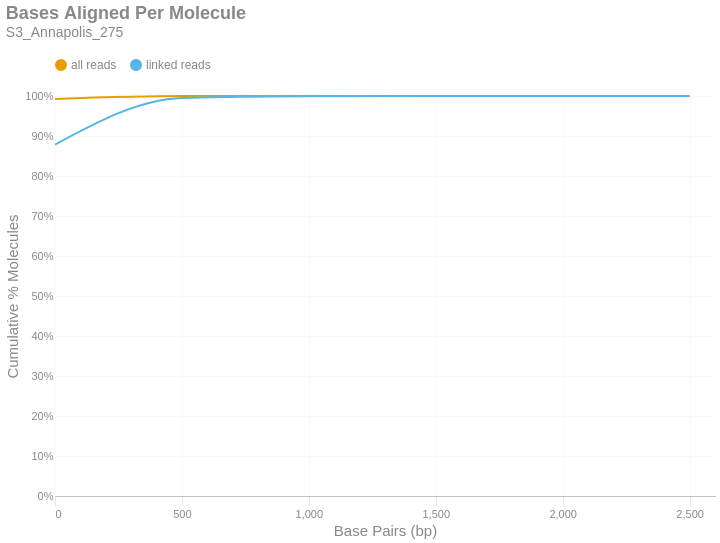

The code cell stored with this chart in its notebook:
### Markdown cell above
### Bases Aligned Per Molecule
This is a cumulative frequency distribution showing the number of base pairs aligned per unique molecule. These data are shown in 500 bp bins. There are two distributions: one with `all reads` (yellow) and another with only `linked reads` (blue). The percent of molecules in the `linked reads` distribution is relative to the total number of linked molecules.

### Code cell
if SKIPLR:
    print_html(f"Skipped")
else:
    binned_df = consolidated_hist(valids['aligned_bp'], mask, 500, True)
    with SafeRender(binned_df):
        (
            density_plot(binned_df, 'Bases Aligned Per Molecule', samplename, 'basesper')
            .encode(
                x=alt.X('bin:Q', title="Base Pairs (bp)").axis(tickMinStep=500).scale(padding=0),
                y=alt.Y('value:Q', title='Cumulative % Molecules')
                    .axis(format='%')
                    .scale(domain = [0,1])
                    .stack(False),
                color=alt.Color("key:N").scale(domain = ["all reads", "linked reads"]),
                tooltip = [
                    alt.Tooltip("key:N", title = "Data Type"),
                    alt.Tooltip("range_label:N", title="Bases Aligned Per Molecule"),
                    alt.Tooltip("value:Q", format = ".2%", title="% Molecules (Cum.)")
                ]
            )
        ).display()

### Figure 1 — Vega-Lite specification as saved in the notebook (floating-point values rounded to 4 significant figures)
{"width": "container", "height": 400, "config": {"title": {"anchor": "start", "dy": -15, "fontSize": 18, "color": "#888888", "subtitleColor": "#888888", "subtitleFontSize": 14}, "arc": {"fill": "#0072B2"}, "axis": {"domainColor": "#888888", "domainWidth": 0.5, "gridWidth": 0.2, "grid": false, "titleFontWeight": 400, "titleFontSize": 15, "labelFontSize": 11, "labelColor": "#888888", "tickColor": "#888888", "tickWidth": 0.2, "titleColor": "#888888"}, "axisBand": {"grid": false}, "axisX": {"grid": true, "tickSize": 10, "domainCap": "round"}, "axisY": {"domain": false, "grid": true, "tickSize": 0, "domainCap": "round"}, "background": "transparent", "header": {"labelFontSize": 15, "labelColor": "#888888", "titleFontSize": 15, "titleFontWeight": 600, "titleColor": "#888888"}, "legend": {"labelFont": "sans-serif", "labelFontSize": 12, "labelColor": "#888888", "symbolSize": 100, "symbolType": "circle", "titleFontSize": 12, "titlePadding": 10, "titleColor": "#888888", "title": null, "orient": "top"}, "range": {"category": ["#E69F00", "#56B4E9", "#009E73", "#F0E442", "#0072B2", "#D55E00", "#CC79A7", "#000000"], "diverging": ["#cfe8f3", "#a2d4ec", "#73bfe2", "#46abdb", "#1696d2", "#12719e"]}, "area": {"fill": "#0072B2", "fillOpacity": 0.7, "line": true, "strokeOpacity": 0.7}, "line": {"color": "#0072B2", "stroke": "#0072B2", "strokeWidth": 2}, "trail": {"color": "#0072B2", "stroke": "#0072B2", "strokeWidth": 0, "size": 1}, "point": {"filled": true, "fillOpacity": 1.0, "size": 95}, "text": {"color": "#888888", "fontSize": 11, "align": "right", "fontWeight": 400, "size": 11}, "bar": {"fill": "#0072B2", "stroke": null}, "view": {"stroke": null, "continuousWidth": 660, "continuousHeight": 400}}, "data": {"name": "data-3a48b30a61511d3371c798087d77a4ea"}, "mark": {"type": "line", "interpolate": "monotone", "point": {"opacity": 0, "size": 275}}, "encoding": {"color": {"field": "key", "scale": {"domain": ["all reads", "linked reads"]}, "type": "nominal"}, "tooltip": [{"field": "key", "title": "Data Type", "type": "nominal"}, {"field": "range_label", "title": "Bases Aligned Per Molecule", "type": "nominal"}, {"field": "value", "format": ".2%", "title": "% Molecules (Cum.)", "type": "quantitative"}], "x": {"axis": {"tickMinStep": 500}, "field": "bin", "scale": {"padding": 0}, "title": "Base Pairs (bp)", "type": "quantitative"}, "y": {"axis": {"format": "%"}, "field": "value", "scale": {"domain": [0, 1]}, "stack": false, "title": "Cumulative % Molecules", "type": "quantitative"}}, "params": [{"name": "param_c36ac31b6afebe62", "select": {"type": "point", "fields": ["key"]}, "bind": "legend"}], "title": {"text": "Bases Aligned Per Molecule", "subtitle": "S3_Annapolis_275"}, "transform": [{"fold": ["all reads (cumsum)", "linked reads (cumsum)"]}, {"calculate": "replace(datum.key, ' (cumsum)', '')", "as": "key"}, {"filter": {"param": "param_c36ac31b6afebe62"}}], "usermeta": {"embedOptions": {"downloadFileName": "S3_Annapolis_275.basesper"}}, "$schema": "https://vega.github.io/schema/vega-lite/v6.1.0.json", "datasets": {"data-3a48b30a61511d3371c798087d77a4ea": [{"bin": "0.0", "interval": "0.0-500.0", "all reads": 0.9928, "linked reads": 0.8786, "all reads (cumsum)": 0.9928, "linked reads (cumsum)": 0.8786, "range_label": "0-499"}, {"bin": "500.0", "interval": "500.0-1000.0", "all reads": 0.006963, "linked reads": 0.1165, "all reads (cumsum)": 0.9997, "linked reads (cumsum)": 0.9952, "range_label": "500-999"}, {"bin": "1000.0", "interval": "1000.0-1500.0", "all reads": 0.000264, "linked reads": 0.004474, "all reads (cumsum)": 1.0, "linked reads (cumsum)": 0.9997, "range_label": "1000-1499"}, {"bin": "1500.0", "interval": "1500.0-2000.0", "all reads": 1.936e-05, "linked reads": 0.000323, "all reads (cumsum)": 1.0, "linked reads (cumsum)": 1.0, "range_label": "1500-1999"}, {"bin": "2000.0", "interval": "2000.0-2500.0", "all reads": 3.52e-07, "linked reads": 5.982e-06, "all reads (cumsum)": 1.0, "linked reads (cumsum)": 1.0, "range_label": "2000-2499"}, {"bin": "2500.0", "interval": "2500.0-3000.0", "all reads": 3.52e-07, "linked reads": 5.982e-06, "all reads (cumsum)": 1.0, "linked reads (cumsum)": 1.0, "range_label": "2500-2999"}]}}
